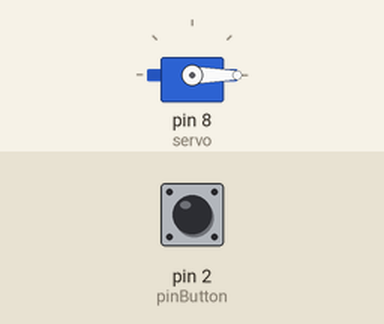
Recording of a sketch running on a simulated Arduino Uno, built with avr-gcc and run on an emulated ATmega328P. On the bench: servo. Inputs (shaded band) come from the test bench; at power-on: pin 2 (pinButton) LOW. What the sketch prints to the serial monitor is not drawn.

Above: at 1.2 s.
1.3 s: pin 2 (pinButton) pulled HIGH for 3.2 s
At 5.8 s:
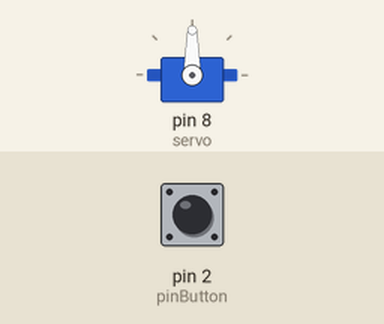
6.0 s: pin 2 (pinButton) pulled HIGH for 1 s
At 8.6 s:
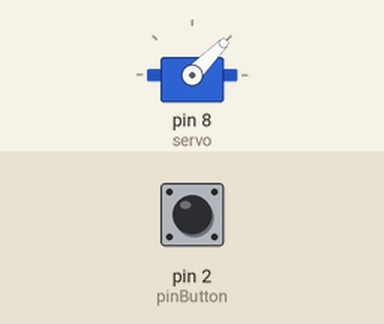
Timing chart, 0 to 10.3 s (numbered marks = the images above; inputs shaded):
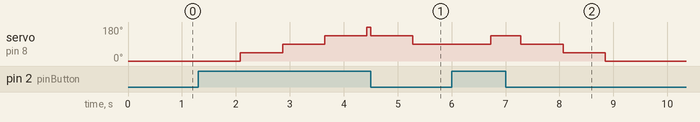

The sketch:

accelearateur.ino
```cpp
#include <Servo.h>

Servo servo;
int pinButton = 2;
int cumul = 0;

void setup() {
  // put your setup code here, to run once:
  servo.attach(8);
  Serial.begin(9600);
  pinMode(pinButton, INPUT);
  servo.write(90);
}

void loop() {
  // put your main code here, to run repeatedly:
    boolean etatBouton=digitalRead(pinButton);
    if(etatBouton && cumul <=1000){
      cumul++;
    } else if(cumul >=0 ) {
      cumul--;
    }
     Serial.println(etatBouton);
    int angle=map(cumul,0,1000,0,4); //on transforme en angle

    switch (angle) {
      case 1:
        servo.write(45);
        break;
      case 2:
        servo.write(90);
        break;
      case 3:
        servo.write(135);
        break;
      case 4:
        servo.write(179);
        break;
      default:
        servo.write(0);
    }

}
```
